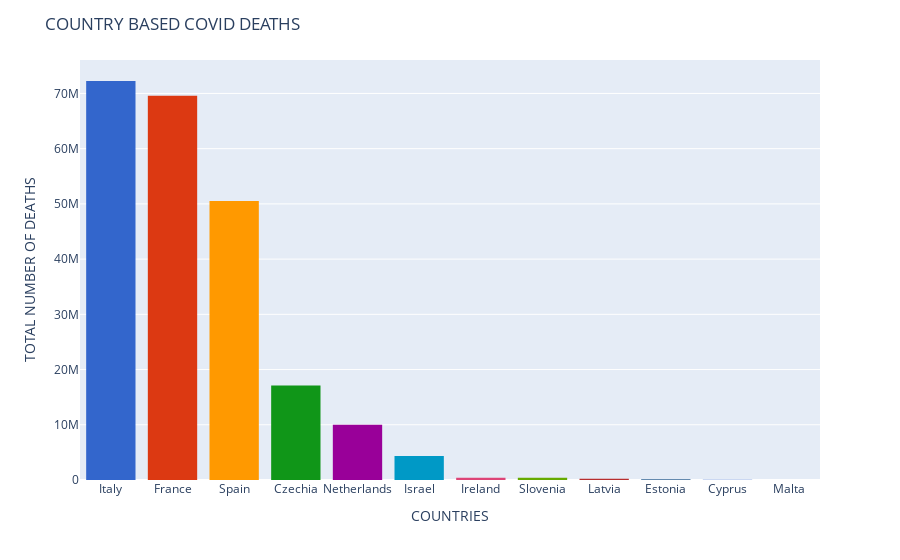

This figure's notebook cell:
### Markdown cell above
### <center>TOTAL NUMBER OF DEATHS AMONG ALL COUNTRIES</center>

### Code cell
fig = px.histogram(df.sort_values('total_deaths', ascending =False).dropna() ,x = 'location' , y= 'total_deaths',color = 'location',color_discrete_sequence=px.colors.qualitative.G10)
fig.update_layout(title = 'COUNTRY BASED COVID DEATHS' ,yaxis_title = 'TOTAL NUMBER OF DEATHS',xaxis_title = "COUNTRIES")
fig.layout.update(showlegend = False)
fig.show()

### Figure 1 — Plotly figure (JSON) as saved in the notebook; plotly's stock layout.template omitted (floating-point values rounded to 4 significant figures; data arrays with more than 128 entries replaced by an {"elided": "..."} marker saying what was removed)
{"data": [{"alignmentgroup": "True", "bingroup": "x", "histfunc": "sum", "hovertemplate": "location=%{x}<br>sum of total_deaths=%{y}<extra></extra>", "legendgroup": "Italy", "marker": {"color": "#3366CC", "pattern": {"shape": ""}}, "name": "Italy", "offsetgroup": "Italy", "orientation": "v", "showlegend": true, "type": "histogram", "x": {"elided": "560 str values"}, "xaxis": "x", "y": {"elided": "560 float values"}, "yaxis": "y"}, {"alignmentgroup": "True", "bingroup": "x", "histfunc": "sum", "hovertemplate": "location=%{x}<br>sum of total_deaths=%{y}<extra></extra>", "legendgroup": "France", "marker": {"color": "#DC3912", "pattern": {"shape": ""}}, "name": "France", "offsetgroup": "France", "orientation": "v", "showlegend": true, "type": "histogram", "x": {"elided": "748 str values"}, "xaxis": "x", "y": {"elided": "748 float values"}, "yaxis": "y"}, {"alignmentgroup": "True", "bingroup": "x", "histfunc": "sum", "hovertemplate": "location=%{x}<br>sum of total_deaths=%{y}<extra></extra>", "legendgroup": "Spain", "marker": {"color": "#FF9900", "pattern": {"shape": ""}}, "name": "Spain", "offsetgroup": "Spain", "orientation": "v", "showlegend": true, "type": "histogram", "x": {"elided": "675 str values"}, "xaxis": "x", "y": {"elided": "675 float values"}, "yaxis": "y"}, {"alignmentgroup": "True", "bingroup": "x", "histfunc": "sum", "hovertemplate": "location=%{x}<br>sum of total_deaths=%{y}<extra></extra>", "legendgroup": "Czechia", "marker": {"color": "#109618", "pattern": {"shape": ""}}, "name": "Czechia", "offsetgroup": "Czechia", "orientation": "v", "showlegend": true, "type": "histogram", "x": {"elided": "721 str values"}, "xaxis": "x", "y": {"elided": "721 float values"}, "yaxis": "y"}, {"alignmentgroup": "True", "bingroup": "x", "histfunc": "sum", "hovertemplate": "location=%{x}<br>sum of total_deaths=%{y}<extra></extra>", "legendgroup": "Netherlands", "marker": {"color": "#990099", "pattern": {"shape": ""}}, "name": "Netherlands", "offsetgroup": "Netherlands", "orientation": "v", "showlegend": true, "type": "histogram", "x": {"elided": "573 str values"}, "xaxis": "x", "y": {"elided": "573 float values"}, "yaxis": "y"}, {"alignmentgroup": "True", "bingroup": "x", "histfunc": "sum", "hovertemplate": "location=%{x}<br>sum of total_deaths=%{y}<extra></extra>", "legendgroup": "Israel", "marker": {"color": "#0099C6", "pattern": {"shape": ""}}, "name": "Israel", "offsetgroup": "Israel", "orientation": "v", "showlegend": true, "type": "histogram", "x": {"elided": "649 str values"}, "xaxis": "x", "y": {"elided": "649 float values"}, "yaxis": "y"}, {"alignmentgroup": "True", "bingroup": "x", "histfunc": "sum", "hovertemplate": "location=%{x}<br>sum of total_deaths=%{y}<extra></extra>", "legendgroup": "Ireland", "marker": {"color": "#DD4477", "pattern": {"shape": ""}}, "name": "Ireland", "offsetgroup": "Ireland", "orientation": "v", "showlegend": true, "type": "histogram", "x": ["Ireland", "Ireland", "Ireland", "Ireland", "Ireland", "Ireland", "Ireland", "Ireland", "Ireland", "Ireland", "Ireland", "Ireland", "Ireland", "Ireland", "Ireland", "Ireland", "Ireland", "Ireland", "Ireland", "Ireland", "Ireland", "Ireland", "Ireland", "Ireland", "Ireland", "Ireland", "Ireland", "Ireland", "Ireland", "Ireland", "Ireland", "Ireland", "Ireland", "Ireland", "Ireland", "Ireland", "Ireland", "Ireland", "Ireland", "Ireland", "Ireland", "Ireland", "Ireland", "Ireland", "Ireland", "Ireland", "Ireland", "Ireland", "Ireland", "Ireland", "Ireland", "Ireland", "Ireland", "Ireland", "Ireland", "Ireland", "Ireland", "Ireland", "Ireland", "Ireland", "Ireland", "Ireland", "Ireland", "Ireland", "Ireland", "Ireland", "Ireland", "Ireland", "Ireland", "Ireland", "Ireland", "Ireland", "Ireland", "Ireland", "Ireland"], "xaxis": "x", "y": [7442.0, 7416.0, 7381.0, 7304.0, 7244.0, 7203.0, 7131.0, 7087.0, 6996.0, 6932.0, 6863.0, 6786.0, 6710.0, 6638.0, 6611.0, 6531.0, 6475.0, 6417.0, 6291.0, 6228.0, 6136.0, 6087.0, 6035.0, 5952.0, 5912.0, 5890.0, 5835.0, 5788.0, 5707.0, 5652.0, 5609.0, 5566.0, 5492.0, 5436.0, 5369.0, 5306.0, 5280.0, 5249.0, 5209.0, 5179.0, 5155.0, 5112.0, 5092.0, 5074.0, 5059.0, 5044.0, 5035.0, 5026.0, 5018.0, 5006.0, 5000.0, 4989.0, 4979.0, 4941.0, 4941.0, 4941.0, 4941.0, 4921.0, 4906.0, 4873.0, 4836.0, 4785.0, 4718.0, 4666.0, 4587.0, 4534.0, 4422.0, 4319.0, 4136.0, 3948.0, 3686.0, 3307.0, 2970.0, 2608.0, 2344.0], "yaxis": "y"}, {"alignmentgroup": "True", "bingroup": "x", "histfunc": "sum", "hovertemplate": "location=%{x}<br>sum of total_deaths=%{y}<extra></extra>", "legendgroup": "Slovenia", "marker": {"color": "#66AA00", "pattern": {"shape": ""}}, "name": "Slovenia", "offsetgroup": "Slovenia", "orientation": "v", "showlegend": true, "type": "histogram", "x": ["Slovenia", "Slovenia", "Slovenia", "Slovenia", "Slovenia", "Slovenia", "Slovenia", "Slovenia", "Slovenia", "Slovenia", "Slovenia", "Slovenia", "Slovenia", "Slovenia", "Slovenia", "Slovenia", "Slovenia", "Slovenia", "Slovenia", "Slovenia", "Slovenia", "Slovenia", "Slovenia", "Slovenia", "Slovenia", "Slovenia", "Slovenia", "Slovenia", "Slovenia", "Slovenia", "Slovenia", "Slovenia", "Slovenia", "Slovenia", "Slovenia", "Slovenia", "Slovenia", "Slovenia", "Slovenia", "Slovenia", "Slovenia", "Slovenia", "Slovenia", "Slovenia", "Slovenia", "Slovenia", "Slovenia", "Slovenia", "Slovenia", "Slovenia", "Slovenia", "Slovenia", "Slovenia", "Slovenia", "Slovenia", "Slovenia", "Slovenia", "Slovenia", "Slovenia", "Slovenia", "Slovenia", "Slovenia", "Slovenia", "Slovenia", "Slovenia", "Slovenia", "Slovenia", "Slovenia", "Slovenia", "Slovenia", "Slovenia", "Slovenia", "Slovenia", "Slovenia", "Slovenia", "Slovenia", "Slovenia", "Slovenia", "Slovenia", "Slovenia", "Slovenia", "Slovenia", "Slovenia", "Slovenia", "Slovenia", "Slovenia", "Slovenia", "Slovenia", "Slovenia", "Slovenia", "Slovenia", "Slovenia", "Slovenia", "Slovenia", "Slovenia", "Slovenia", "Slovenia", "Slovenia", "Slovenia", "Slovenia", "Slovenia", "Slovenia", "Slovenia", "Slovenia", "Slovenia", "Slovenia", "Slovenia", "Slovenia", "Slovenia", "Slovenia", "Slovenia", "Slovenia", "Slovenia", "Slovenia", "Slovenia", "Slovenia", "Slovenia", "Slovenia"], "xaxis": "x", "y": [6646.0, 6644.0, 6642.0, 6636.0, 6629.0, 6622.0, 6611.0, 6593.0, 6578.0, 6557.0, 6535.0, 6501.0, 6475.0, 6442.0, 6410.0, 6363.0, 6292.0, 6203.0, 6081.0, 5975.0, 5857.0, 5772.0, 5698.0, 5655.0, 5603.0, 5543.0, 5496.0, 5408.0, 5303.0, 5188.0, 5063.0, 4941.0, 4830.0, 4745.0, 4683.0, 4638.0, 4613.0, 4574.0, 4537.0, 4498.0, 4469.0, 4455.0, 4448.0, 4440.0, 4433.0, 4433.0, 4429.0, 4428.0, 4425.0, 4423.0, 4419.0, 4419.0, 4412.0, 4404.0, 4388.0, 4374.0, 4353.0, 4324.0, 4293.0, 4263.0, 4208.0, 4159.0, 4119.0, 4075.0, 4018.0, 3972.0, 3934.0, 3891.0, 3836.0, 3776.0, 3717.0, 3623.0, 3503.0, 3360.0, 3180.0, 2998.0, 2803.0, 2565.0, 2353.0, 2063.0, 1744.0, 1384.0, 1052.0, 797.0, 554.0, 363.0, 240.0, 188.0, 167.0, 155.0, 147.0, 142.0, 135.0, 135.0, 133.0, 131.0, 129.0, 127.0, 120.0, 116.0, 112.0, 111.0, 111.0, 111.0, 109.0, 109.0, 109.0, 108.0, 107.0, 104.0, 102.0, 96.0, 82.0, 74.0, 53.0, 28.0, 11.0, 2.0], "yaxis": "y"}, {"alignmentgroup": "True", "bingroup": "x", "histfunc": "sum", "hovertemplate": "location=%{x}<br>sum of total_deaths=%{y}<extra></extra>", "legendgroup": "Latvia", "marker": {"color": "#B82E2E", "pattern": {"shape": ""}}, "name": "Latvia", "offsetgroup": "Latvia", "orientation": "v", "showlegend": true, "type": "histogram", "x": ["Latvia", "Latvia", "Latvia", "Latvia", "Latvia", "Latvia", "Latvia", "Latvia", "Latvia", "Latvia", "Latvia", "Latvia", "Latvia", "Latvia", "Latvia", "Latvia", "Latvia", "Latvia", "Latvia", "Latvia", "Latvia", "Latvia", "Latvia", "Latvia", "Latvia", "Latvia", "Latvia", "Latvia", "Latvia", "Latvia", "Latvia", "Latvia", "Latvia", "Latvia", "Latvia", "Latvia", "Latvia", "Latvia", "Latvia", "Latvia", "Latvia", "Latvia", "Latvia", "Latvia", "Latvia", "Latvia", "Latvia", "Latvia", "Latvia", "Latvia", "Latvia", "Latvia", "Latvia", "Latvia", "Latvia", "Latvia", "Latvia", "Latvia", "Latvia", "Latvia", "Latvia", "Latvia", "Latvia", "Latvia", "Latvia", "Latvia", "Latvia", "Latvia"], "xaxis": "x", "y": [5743.0, 5715.0, 5679.0, 5643.0, 5575.0, 5511.0, 5436.0, 5351.0, 5230.0, 5108.0, 5024.0, 4951.0, 4868.0, 4795.0, 4730.0, 4658.0, 4579.0, 4503.0, 4444.0, 4375.0, 4267.0, 4146.0, 3950.0, 3762.0, 3499.0, 3253.0, 3028.0, 2890.0, 2801.0, 2741.0, 2684.0, 2640.0, 2609.0, 2585.0, 2573.0, 2569.0, 2561.0, 2559.0, 2556.0, 2550.0, 2543.0, 2536.0, 2528.0, 2503.0, 2496.0, 2456.0, 2413.0, 2370.0, 2326.0, 2266.0, 2212.0, 2144.0, 2102.0, 2053.0, 1986.0, 1931.0, 1878.0, 1826.0, 1767.0, 1695.0, 1618.0, 1542.0, 1451.0, 1339.0, 1195.0, 1111.0, 978.0, 849.0], "yaxis": "y"}, {"alignmentgroup": "True", "bingroup": "x", "histfunc": "sum", "hovertemplate": "location=%{x}<br>sum of total_deaths=%{y}<extra></extra>", "legendgroup": "Estonia", "marker": {"color": "#316395", "pattern": {"shape": ""}}, "name": "Estonia", "offsetgroup": "Estonia", "orientation": "v", "showlegend": true, "type": "histogram", "x": ["Estonia", "Estonia", "Estonia", "Estonia", "Estonia", "Estonia", "Estonia", "Estonia", "Estonia", "Estonia", "Estonia", "Estonia", "Estonia", "Estonia", "Estonia", "Estonia", "Estonia", "Estonia", "Estonia", "Estonia", "Estonia", "Estonia", "Estonia", "Estonia", "Estonia", "Estonia", "Estonia", "Estonia", "Estonia", "Estonia", "Estonia", "Estonia", "Estonia", "Estonia", "Estonia", "Estonia", "Estonia", "Estonia", "Estonia", "Estonia", "Estonia", "Estonia", "Estonia", "Estonia", "Estonia", "Estonia", "Estonia", "Estonia", "Estonia", "Estonia", "Estonia", "Estonia", "Estonia", "Estonia", "Estonia", "Estonia", "Estonia", "Estonia", "Estonia", "Estonia", "Estonia", "Estonia", "Estonia", "Estonia", "Estonia", "Estonia", "Estonia", "Estonia", "Estonia", "Estonia", "Estonia", "Estonia", "Estonia", "Estonia", "Estonia", "Estonia", "Estonia", "Estonia", "Estonia", "Estonia", "Estonia", "Estonia", "Estonia", "Estonia", "Estonia", "Estonia", "Estonia", "Estonia", "Estonia", "Estonia", "Estonia", "Estonia", "Estonia", "Estonia", "Estonia", "Estonia", "Estonia", "Estonia", "Estonia", "Estonia", "Estonia", "Estonia", "Estonia", "Estonia", "Estonia", "Estonia", "Estonia", "Estonia", "Estonia"], "xaxis": "x", "y": [2586.0, 2574.0, 2574.0, 2561.0, 2561.0, 2556.0, 2548.0, 2539.0, 2531.0, 2516.0, 2494.0, 2468.0, 2439.0, 2392.0, 2353.0, 2290.0, 2225.0, 2162.0, 2113.0, 2059.0, 2036.0, 2005.0, 1979.0, 1955.0, 1938.0, 1909.0, 1884.0, 1852.0, 1823.0, 1791.0, 1735.0, 1673.0, 1531.0, 1461.0, 1426.0, 1394.0, 1363.0, 1344.0, 1326.0, 1312.0, 1301.0, 1289.0, 1281.0, 1279.0, 1277.0, 1272.0, 1271.0, 1271.0, 1270.0, 1269.0, 1269.0, 1268.0, 1266.0, 1263.0, 1251.0, 1240.0, 1222.0, 1201.0, 1168.0, 1143.0, 1092.0, 1028.0, 868.0, 787.0, 719.0, 653.0, 589.0, 535.0, 495.0, 461.0, 419.0, 376.0, 325.0, 283.0, 244.0, 204.0, 174.0, 149.0, 131.0, 112.0, 88.0, 81.0, 75.0, 73.0, 73.0, 69.0, 69.0, 69.0, 69.0, 69.0, 69.0, 69.0, 68.0, 68.0, 68.0, 67.0, 64.0, 64.0, 64.0, 64.0, 64.0, 64.0, 63.0, 63.0, 63.0, 63.0, 60.0, 55.0, 49.0], "yaxis": "y"}, {"alignmentgroup": "True", "bingroup": "x", "histfunc": "sum", "hovertemplate": "location=%{x}<br>sum of total_deaths=%{y}<extra></extra>", "legendgroup": "Cyprus", "marker": {"color": "#3366CC", "pattern": {"shape": ""}}, "name": "Cyprus", "offsetgroup": "Cyprus", "orientation": "v", "showlegend": true, "type": "histogram", "x": ["Cyprus", "Cyprus", "Cyprus", "Cyprus", "Cyprus", "Cyprus", "Cyprus", "Cyprus", "Cyprus", "Cyprus", "Cyprus", "Cyprus", "Cyprus", "Cyprus", "Cyprus", "Cyprus", "Cyprus", "Cyprus", "Cyprus", "Cyprus", "Cyprus", "Cyprus", "Cyprus", "Cyprus", "Cyprus", "Cyprus", "Cyprus", "Cyprus", "Cyprus", "Cyprus", "Cyprus", "Cyprus", "Cyprus", "Cyprus", "Cyprus", "Cyprus", "Cyprus", "Cyprus", "Cyprus", "Cyprus", "Cyprus", "Cyprus", "Cyprus", "Cyprus", "Cyprus", "Cyprus", "Cyprus", "Cyprus", "Cyprus", "Cyprus", "Cyprus", "Cyprus", "Cyprus", "Cyprus", "Cyprus", "Cyprus", "Cyprus", "Cyprus", "Cyprus", "Cyprus", "Cyprus", "Cyprus", "Cyprus", "Cyprus", "Cyprus", "Cyprus", "Cyprus", "Cyprus", "Cyprus", "Cyprus", "Cyprus", "Cyprus", "Cyprus", "Cyprus", "Cyprus", "Cyprus", "Cyprus", "Cyprus", "Cyprus", "Cyprus", "Cyprus", "Cyprus", "Cyprus", "Cyprus", "Cyprus", "Cyprus", "Cyprus", "Cyprus", "Cyprus"], "xaxis": "x", "y": [982.0, 947.0, 932.0, 919.0, 902.0, 877.0, 854.0, 823.0, 785.0, 745.0, 731.0, 681.0, 657.0, 639.0, 628.0, 620.0, 610.0, 601.0, 591.0, 590.0, 587.0, 577.0, 575.0, 569.0, 563.0, 559.0, 552.0, 551.0, 547.0, 537.0, 522.0, 506.0, 485.0, 462.0, 440.0, 422.0, 400.0, 385.0, 381.0, 375.0, 375.0, 375.0, 374.0, 364.0, 361.0, 354.0, 347.0, 335.0, 314.0, 299.0, 289.0, 273.0, 262.0, 251.0, 243.0, 239.0, 233.0, 232.0, 230.0, 221.0, 212.0, 198.0, 184.0, 168.0, 148.0, 130.0, 112.0, 90.0, 78.0, 59.0, 48.0, 43.0, 39.0, 27.0, 26.0, 25.0, 25.0, 22.0, 22.0, 21.0, 21.0, 19.0, 19.0, 15.0, 15.0, 14.0, 12.0, 10.0, 9.0], "yaxis": "y"}, {"alignmentgroup": "True", "bingroup": "x", "histfunc": "sum", "hovertemplate": "location=%{x}<br>sum of total_deaths=%{y}<extra></extra>", "legendgroup": "Malta", "marker": {"color": "#DC3912", "pattern": {"shape": ""}}, "name": "Malta", "offsetgroup": "Malta", "orientation": "v", "showlegend": true, "type": "histogram", "x": ["Malta", "Malta", "Malta", "Malta", "Malta", "Malta", "Malta", "Malta", "Malta", "Malta", "Malta", "Malta", "Malta", "Malta", "Malta", "Malta", "Malta", "Malta", "Malta", "Malta", "Malta", "Malta", "Malta", "Malta", "Malta", "Malta", "Malta", "Malta", "Malta", "Malta", "Malta", "Malta", "Malta", "Malta", "Malta", "Malta", "Malta", "Malta", "Malta", "Malta", "Malta", "Malta", "Malta", "Malta", "Malta", "Malta", "Malta", "Malta", "Malta", "Malta", "Malta", "Malta"], "xaxis": "x", "y": [569.0, 487.0, 479.0, 475.0, 471.0, 470.0, 463.0, 459.0, 457.0, 453.0, 449.0, 444.0, 440.0, 436.0, 430.0, 426.0, 423.0, 420.0, 420.0, 417.0, 417.0, 416.0, 413.0, 402.0, 387.0, 372.0, 351.0, 334.0, 315.0, 304.0, 293.0, 282.0, 267.0, 251.0, 239.0, 233.0, 220.0, 210.0, 190.0, 169.0, 151.0, 133.0, 111.0, 97.0, 76.0, 64.0, 51.0, 45.0, 41.0, 39.0, 31.0, 20.0], "yaxis": "y"}], "layout": {"barmode": "relative", "legend": {"title": {"text": "location"}, "tracegroupgap": 0}, "margin": {"t": 60}, "showlegend": false, "title": {"text": "COUNTRY BASED COVID DEATHS"}, "xaxis": {"anchor": "y", "categoryarray": ["Italy", "France", "Spain", "Czechia", "Netherlands", "Israel", "Ireland", "Slovenia", "Latvia", "Estonia", "Cyprus", "Malta"], "categoryorder": "array", "domain": [0.0, 1.0], "title": {"text": "COUNTRIES"}}, "yaxis": {"anchor": "x", "domain": [0.0, 1.0], "title": {"text": "TOTAL NUMBER OF DEATHS"}}}}
